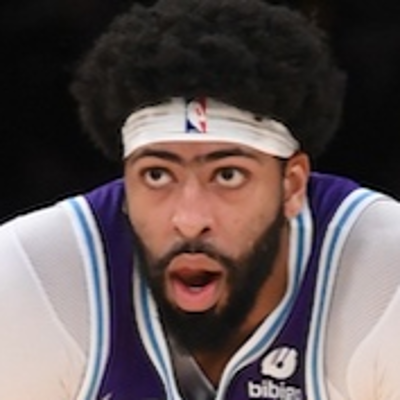
#> input picture Dataset/Anthony Davis/10.png, 400 x 400 px, found by its file name; its folder holds 3 pictures in this run
$ python project.py
#> lines starting #> are read from the running program, lines starting #| are printed output that depends on the picture
#> the answer given: 1
import cv2
import os
import numpy as np
from sklearn.model_selection import KFold
from sklearn.model_selection import train_test_split
from sklearn.metrics import accuracy_score
import matplotlib.pyplot as plt

dataset_path = "./dataset/"

labels = os.listdir(dataset_path)
#print(labels)

face_detector = cv2.CascadeClassifier(cv2.data.haarcascades + "haarcascade_frontalface_default.xml")
face_recognizer = cv2.face.LBPHFaceRecognizer_create()

kernel_size = 9
sigma = 4.5

def split_dataset():
    train_data = []
    test_data = []
    train_labels = []
    test_labels = []

    for i, label in enumerate(labels):
        label_path = os.path.join(dataset_path, label)
        image_files = os.listdir(label_path)

        train_files, test_files = train_test_split(image_files, test_size=0.2, random_state=42)
        for train_file in train_files:
            image_path = os.path.join(label_path, train_file)
            image = cv2.imread(image_path, cv2.IMREAD_GRAYSCALE)
#> image: shape (400, 400); min 0, max 255, mean 87.8

            image = cv2.equalizeHist(image)
            image = cv2.GaussianBlur(image, (kernel_size, kernel_size), sigma)

            clahe = cv2.createCLAHE(clipLimit=2.0, tileGridSize=(8,8))
            image = clahe.apply(image)
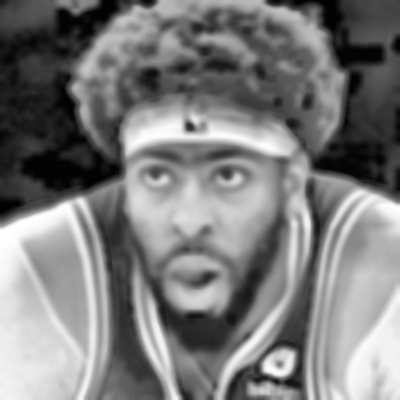
#> image: shape (400, 400); min 2, max 255, mean 124.2

            faces = face_detector.detectMultiScale(image, scaleFactor=1.1, minNeighbors=3)
#> faces = [[98, 108, 189, 189]]
            if len(faces) == 1:
                x, y, w, h = faces[0]
#> x = 98; y = 108; w = 189; h = 189
                face = image[y:y+h, x:x+w]
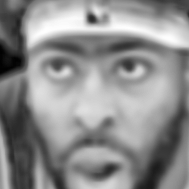
#> face: shape (189, 189); min 2, max 255, mean 140.6
                train_data.append(face)
                train_labels.append(i)

        for test_file in test_files:
            image_path = os.path.join(label_path, test_file)
            image = cv2.imread(image_path, cv2.IMREAD_GRAYSCALE)
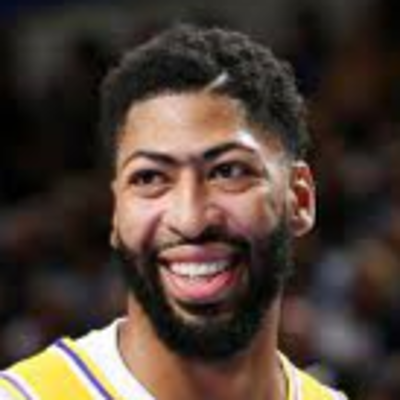
#> input picture Dataset/Anthony Davis/1.png, 400 x 400 px, found by its file name
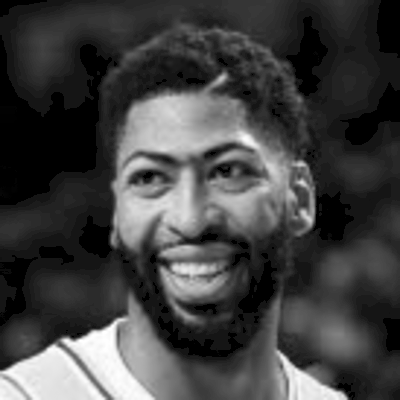
#> image: shape (400, 400); min 0, max 255, mean 65.8

            image = cv2.equalizeHist(image)
            image = cv2.GaussianBlur(image, (kernel_size, kernel_size), sigma)
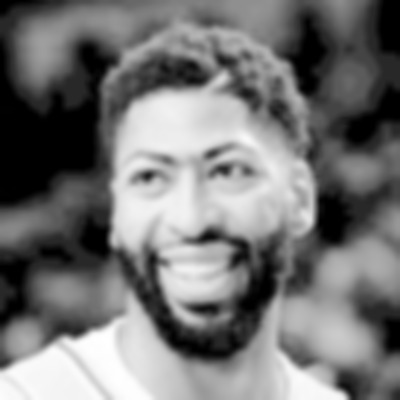
#> image: shape (400, 400); min 0, max 255, mean 117.1

            clahe = cv2.createCLAHE(clipLimit=2.0, tileGridSize=(8,8))
            image = clahe.apply(image)
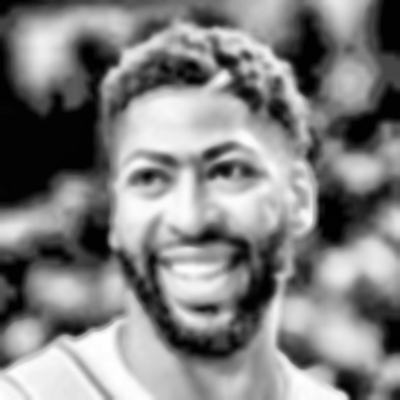
#> image: shape (400, 400); min 1, max 255, mean 129.5

            faces = face_detector.detectMultiScale(image, scaleFactor=1.1, minNeighbors=3)
#> faces = [[85, 90, 217, 217]]
            if len(faces) == 1:
                x, y, w, h = faces[0]
#> x = 85; y = 90; w = 217; h = 217
                face = image[y:y+h, x:x+w]
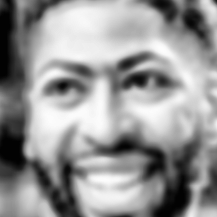
#> face: shape (217, 217); min 1, max 253, mean 149.6
                test_data.append(face)
                test_labels.append(i)

    return np.array(train_data), np.array(test_data), np.array(train_labels), np.array(test_labels)

k = 5
def train_and_test_model():
    train_data, test_data, train_labels, test_labels = split_dataset()

    data = np.concatenate((train_data, test_data))
    labels = np.concatenate((train_labels, test_labels))
    kfold = KFold(n_splits=k, shuffle=True, random_state=72)

    scores = []
    for train_index, test_index in kfold.split(data):
        train_data = data[train_index]
        test_data = data[test_index]
        train_labels = labels[train_index]
        test_labels = labels[test_index]

        face_recognizer.train(train_data, train_labels)
        face_recognizer.write("model.yml")

        pred_labels = []
        for i, face in enumerate(test_data):
            label, confidence = face_recognizer.predict(face)
            pred_labels.append(label)

        score = accuracy_score(test_labels, pred_labels)
        score = (1-(confidence / 300)) *100
        scores.append(score)

    accuracy = np.mean(scores)
    print(f"Accuracy: {accuracy:.2f}%")

def predict():
    face_recognizer.read("model.yml")
    image_path = input("Enter the image path: ")
    image = cv2.imread(image_path, cv2.IMREAD_GRAYSCALE)

    image = cv2.equalizeHist(image)
    image = cv2.GaussianBlur(image, (kernel_size, kernel_size), sigma)

    clahe = cv2.createCLAHE(clipLimit=2.0, tileGridSize=(8,8))
    image = clahe.apply(image)

    faces = face_detector.detectMultiScale(image, scaleFactor=1.1, minNeighbors=3)
    for x, y, w, h in faces:
        face = image[y:y+h, x:x+w]
        label, confidence = face_recognizer.predict(face)
        confidence = (1-(confidence / 300)) *100

        cv2.rectangle(image, (x, y), (x+w, y+h), (0, 255, 0), 2)
        cv2.putText(image, labels[label], (x, y-5), cv2.FONT_HERSHEY_SIMPLEX, 0.8, (0, 255, 0), 2)
        cv2.putText(image, f"{confidence:.2f}", (x, y+h+25), cv2.FONT_HERSHEY_SIMPLEX, 0.8, (0, 255, 0), 2)
    #cv2.imshow("Image", image)
    #cv2.waitKey(0)
    #cv2.destroyAllWindows()
    image = cv2.cvtColor(image, cv2.COLOR_GRAY2RGB)
    plt.imshow(image)
    plt.show()

def main():
    flag = True
    while flag:
        print("Menu:")
        print("1. Train and test model")
        print("2. Predict")
        print("3. Exit")
        choice = input("Enter your choice: ")
        if choice == "1":
            train_and_test_model()
        elif choice == "2":
            predict()
        elif choice == "3":
            flag = False
        else:
            print("Invalid choice. Please try again.")

if __name__ == "__main__":
#> (the run stopped early here; a loop or call above may not have finished)
